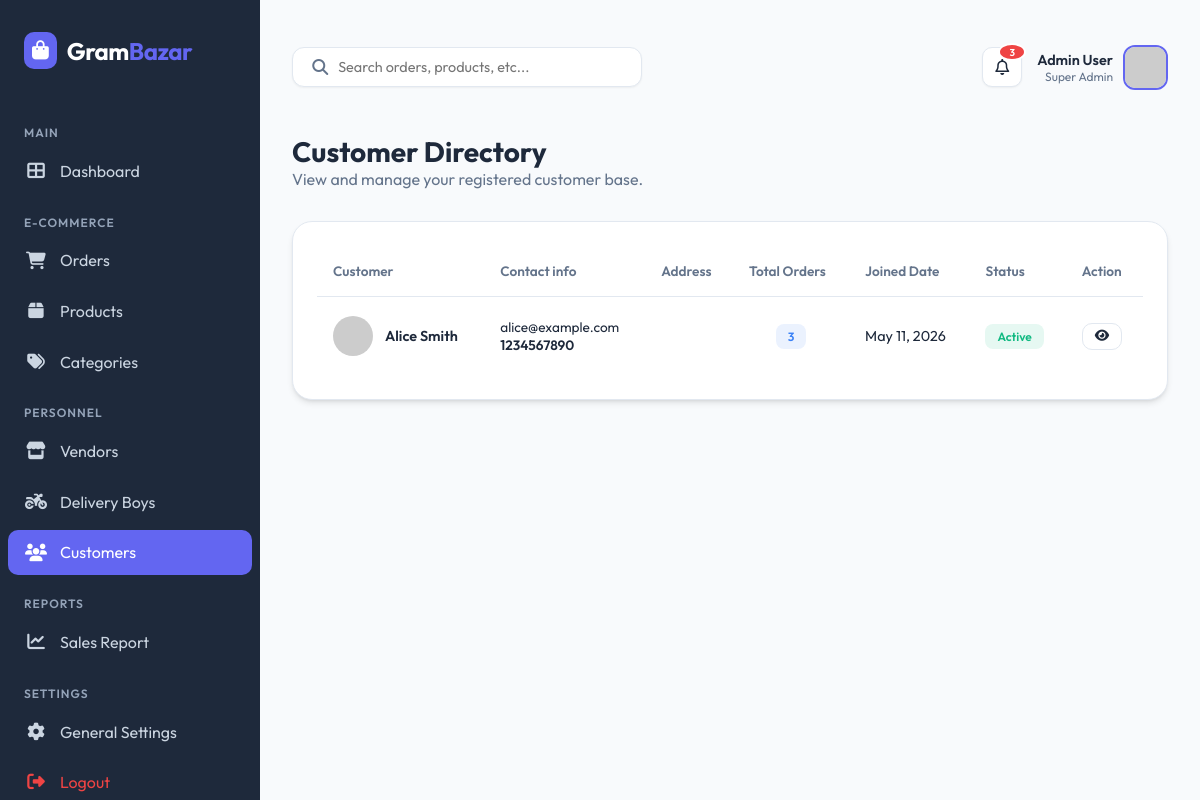
Before: /customers.php with the older database file.
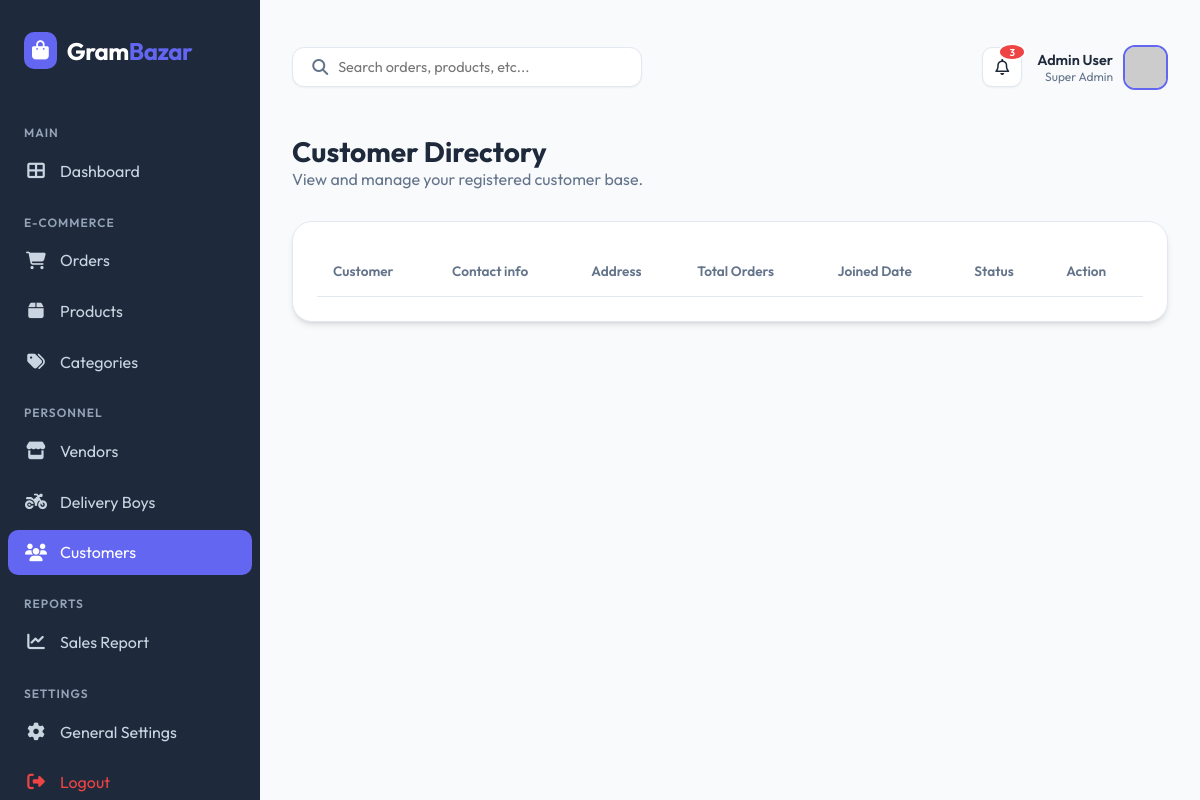
After: the same page with the newer database file.
### tables this page shows
CREATE TABLE customers (
    id INT AUTO_INCREMENT PRIMARY KEY,
    name VARCHAR(100) NOT NULL,
    email VARCHAR(100) UNIQUE,
    phone VARCHAR(20),
    address TEXT,
    status ENUM('active', 'inactive') DEFAULT 'active',
    created_at TIMESTAMP DEFAULT CURRENT_TIMESTAMP
);

### customers.php (the view, shortened to what this page needs)
<?php
if (file_exists('includes/header.php')) {
    include 'includes/header.php';
} else {
    include 'header.php';
}
$customers = $pdo->query("SELECT c.*, (SELECT COUNT(*) FROM orders WHERE customer_id = c.id) as total_orders FROM customers c ORDER BY c.created_at DESC")->fetchAll();
?>
<div class="animate-fade">
    <div style="display: flex; justify-content: space-between; align-items: center; margin-bottom: 2rem;">
        <div>
            <h1 style="font-size: 1.75rem; font-weight: 700;">Customer Directory</h1>
            <p style="color: var(--text-muted);">View and manage your registered customer base.</p>
        </div>
    </div>
    <div class="card">
        <div class="table-responsive">
            <table>
                <thead>
                    <tr>
                        <th>Customer</th>
                        <th>Contact info</th>
                        <th>Address</th>
                        <th>Total Orders</th>
                        <th>Joined Date</th>
                        <th>Status</th>
                        <th>Action</th>
                    </tr>
                </thead>
                <tbody>
                    <?php foreach ($customers as $customer): ?>
                    <tr>
                        <td>
                            <div style="display: flex; align-items: center; gap: 12px;">
                                <img src="https://ui-avatars.com/api/?name=<?php echo urlencode($customer['name']); ?>&background=random" alt="" style="width: 40px; height: 40px; border-radius: 50%;">
                                <div style="font-weight: 600;"><?php echo $customer['name']; ?></div>
                            </div>
                        </td>
                        <td>
                            <div style="font-size: 0.85rem;"><?php echo $customer['email']; ?></div>
                            <div style="font-size: 0.85rem; font-weight: 600;"><?php echo $customer['phone']; ?></div>
                        </td>
                        <td style="font-size: 0.85rem; max-width: 200px;"><?php echo $customer['address']; ?></td>
                        <td style="text-align: center;"><span class="badge badge-info"><?php echo $customer['total_orders']; ?></span></td>
                        <td><?php echo date('M d, Y', strtotime($customer['created_at'])); ?></td>
                        <td><span class="badge <?php echo $customer['status'] == 'active' ? 'badge-success' : 'badge-danger'; ?>"><?php echo ucfirst($customer['status']); ?></span></td>
                        <td>
                            <a href="view_customer.php?id=<?php echo $customer['id']; ?>" class="btn btn-outline btn-sm">
                                <i class="fas fa-eye"></i>
                            </a>
                        </td>
                    </tr>
                    <?php endforeach; ?>
                </tbody>
            </table>
        </div>
    </div>
</div>
<?php include 'includes/footer.php'; ?>

Changed rows visible on the page:
removed customers: name "Alice Smith", email "alice@example.com", phone "1234567890", total_orders "3", created_at "May 11, 2026", status "Active"
